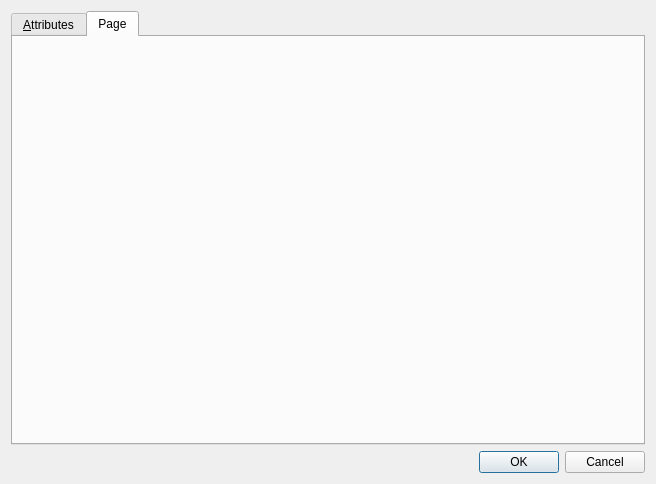
<?xml version="1.0" encoding="UTF-8"?>
<ui version="4.0">
 <class>CombineDatabaseItemsDialog</class>
 <widget class="QDialog" name="CombineDatabaseItemsDialog">
  <property name="geometry">
   <rect>
    <x>0</x>
    <y>0</y>
    <width>656</width>
    <height>484</height>
   </rect>
  </property>
  <property name="windowTitle">
   <string notr="true">Dialog</string>
  </property>
  <layout class="QVBoxLayout" name="verticalLayout">
   <item>
    <widget class="QTabWidget" name="tabWidget">
     <property name="currentIndex">
      <number>1</number>
     </property>
     <widget class="QWidget" name="attributeTab">
      <attribute name="title">
       <string>&amp;Attributes</string>
      </attribute>
      <layout class="QHBoxLayout" name="horizontalLayout">
       <property name="spacing">
        <number>0</number>
       </property>
       <property name="leftMargin">
        <number>0</number>
       </property>
       <property name="topMargin">
        <number>0</number>
       </property>
       <property name="rightMargin">
        <number>0</number>
       </property>
       <property name="bottomMargin">
        <number>0</number>
       </property>
       <item>
        <widget class="QTableWidget" name="attributesTable">
         <column>
          <property name="text">
           <string>Master Value</string>
          </property>
         </column>
         <column>
          <property name="text">
           <string>Slave Value</string>
          </property>
         </column>
        </widget>
       </item>
      </layout>
     </widget>
     <widget class="QWidget" name="tab">
      <attribute name="title">
       <string notr="true">Page</string>
      </attribute>
      <layout class="QHBoxLayout" name="horizontalLayout_3">
       <property name="leftMargin">
        <number>0</number>
       </property>
       <property name="topMargin">
        <number>0</number>
       </property>
       <property name="rightMargin">
        <number>0</number>
       </property>
       <property name="bottomMargin">
        <number>0</number>
       </property>
      </layout>
     </widget>
    </widget>
   </item>
   <item>
    <layout class="QHBoxLayout" name="horizontalLayout_2">
     <item>
      <spacer name="horizontalSpacer">
       <property name="orientation">
        <enum>Qt::Horizontal</enum>
       </property>
       <property name="sizeHint" stdset="0">
        <size>
         <width>40</width>
         <height>20</height>
        </size>
       </property>
      </spacer>
     </item>
     <item>
      <widget class="QDialogButtonBox" name="buttonBox">
       <property name="orientation">
        <enum>Qt::Horizontal</enum>
       </property>
       <property name="standardButtons">
        <set>QDialogButtonBox::Cancel|QDialogButtonBox::Ok</set>
       </property>
      </widget>
     </item>
    </layout>
   </item>
  </layout>
 </widget>
 <resources/>
 <connections>
  <connection>
   <sender>buttonBox</sender>
   <signal>accepted()</signal>
   <receiver>CombineDatabaseItemsDialog</receiver>
   <slot>accept()</slot>
   <hints>
    <hint type="sourcelabel">
     <x>248</x>
     <y>254</y>
    </hint>
    <hint type="destinationlabel">
     <x>157</x>
     <y>274</y>
    </hint>
   </hints>
  </connection>
  <connection>
   <sender>buttonBox</sender>
   <signal>rejected()</signal>
   <receiver>CombineDatabaseItemsDialog</receiver>
   <slot>reject()</slot>
   <hints>
    <hint type="sourcelabel">
     <x>316</x>
     <y>260</y>
    </hint>
    <hint type="destinationlabel">
     <x>286</x>
     <y>274</y>
    </hint>
   </hints>
  </connection>
 </connections>
</ui>
